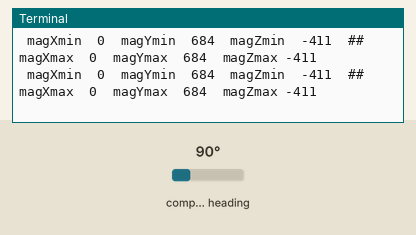
Recording of a program running on a simulated Raspberry Pi (BCM pin numbers). Parts: the last lines printed to the terminal. The inputs (shaded band) are chosen by the test bench; at power-on: compass heading 90°. The clock reads 2024-03-15 10:24:30 at power-on unless the program sets it.

Above: at 2.2 s.
2.3 s: compass heading set to 7°
At 3.2 s:
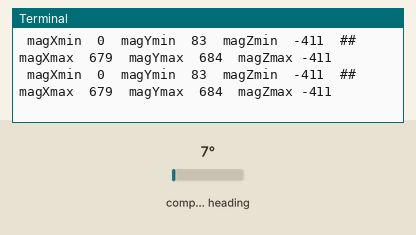
3.8 s: compass heading set to 180°
At 4.9 s:
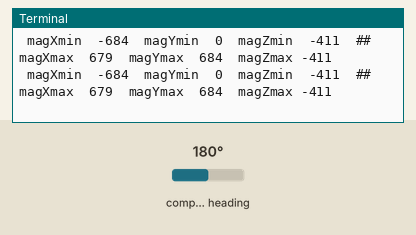
Timing chart, 0 to 6.8 s (numbered marks = the images above; inputs shaded):
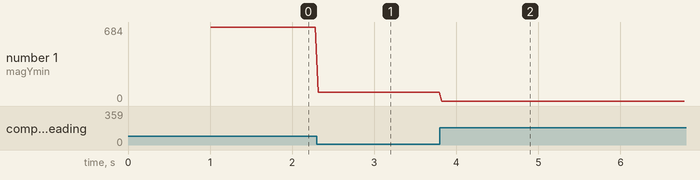

The program:

calibrateBerryIMU.py
```python
#!/usr/bin/python
#   This program is used to calibrate the compass on a BerryIMUv1 or
#   BerryIMUv2.
#
#   Start this program and rotate your BerryIMU in all directions.
#   You will see the maximum and minimum values change.
#   After about 30secs or when the values are not changing, press Ctrl-C.
#   The program will printout some text which you then need to add to
#   berryIMU.py or berryIMU-simple.py


import sys,signal,os
import time
import math

import IMU
import datetime


def handle_ctrl_c(signal, frame):
    print(" ")
    print("magXmin = ",  magXmin)
    print("magYmin = ",  magYmin)
    print("magZmin = ",  magZmin)
    print("magXmax = ",  magXmax)
    print("magYmax = ",  magYmax)
    print("magZmax = ",  magZmax)
    sys.exit(130) # 130 is standard exit code for ctrl-c


IMU.detectIMU()
IMU.initIMU()

#This will capture exit when using Ctrl-C
signal.signal(signal.SIGINT, handle_ctrl_c)


a = datetime.datetime.now()


#Preload the variables used to keep track of the minimum and maximum values
magXmin = 32767
magYmin = 32767
magZmin = 32767
magXmax = -32767
magYmax = -32767
magZmax = -32767


while True:

    #Read magnetometer values
    MAGx = IMU.readMAGx()
    MAGy = IMU.readMAGy()
    MAGz = IMU.readMAGz()


    if MAGx > magXmax:
        magXmax = MAGx
    if MAGy > magYmax:
        magYmax = MAGy
    if MAGz > magZmax:
        magZmax = MAGz

    if MAGx < magXmin:
        magXmin = MAGx
    if MAGy < magYmin:
        magYmin = MAGy
    if MAGz < magZmin:
        magZmin = MAGz

    print(" magXmin  %i  magYmin  %i  magZmin  %i  ## magXmax  %i  magYmax  %i  magZmax %i  " %(magXmin,magYmin,magZmin,magXmax,magYmax,magZmax))


    #slow program down a bit, makes the output more readable
    time.sleep(0.03)
```

IMU.py
```python
import smbus
bus = smbus.SMBus(1)
from LSM9DS0 import *
from LSM9DS1 import *
import time


LSM9DS0 = 1


def detectIMU():
    #Detect which version of BerryIMU is connected.
    #BerryIMUv1 uses the LSM9DS0
    #BerryIMUv2 uses the LSM9DS1
    global LSM9DS0


    try:
        #Check for LSM9DS0
        #If no LSM9DS0 is conencted, there will be an I2C bus error and the program will exit.
        #This section of code stops this from happening.
        LSM9DS0_WHO_G_response = (bus.read_byte_data(LSM9DS0_GYR_ADDRESS, LSM9DS0_WHO_AM_I_G))
        LSM9DS0_WHO_XM_response = (bus.read_byte_data(LSM9DS0_ACC_ADDRESS, LSM9DS0_WHO_AM_I_XM))
    except IOError as e:
        print('')        #need to do something here, so we just print a space
    else:
        if (LSM9DS0_WHO_G_response == 0xd4) and (LSM9DS0_WHO_XM_response == 0x49):
            print("Found LSM9DS0")
            LSM9DS0 = 1


    try:
        #Check for LSM9DS1
        #If no LSM9DS1 is conencted, there will be an I2C bus error and the program will exit.
        #This section of code stops this from happening.
        LSM9DS1_WHO_XG_response = (bus.read_byte_data(LSM9DS1_GYR_ADDRESS, LSM9DS1_WHO_AM_I_XG))
        LSM9DS1_WHO_M_response = (bus.read_byte_data(LSM9DS1_MAG_ADDRESS, LSM9DS1_WHO_AM_I_M))

    except IOError as f:
        print('')        #need to do something here, so we just print a space
    else:
        if (LSM9DS1_WHO_XG_response == 0x68) and (LSM9DS1_WHO_M_response == 0x3d):
            print("Found LSM9DS1")
            LSM9DS0 = 0

    time.sleep(1)


def writeAG(register,value):
        bus.write_byte_data(ACC_ADDRESS , register, value)
        return -1

def writeACC(register,value):
        bus.write_byte_data(ACC_ADDRESS , register, value)
        return -1

def writeMAG(register,value):
        bus.write_byte_data(MAG_ADDRESS, register, value)
        return -1

def writeGRY(register,value):
        bus.write_byte_data(GYR_ADDRESS, register, value)
        return -1


def readACCx():
        acc_l = bus.read_byte_data(ACC_ADDRESS, OUT_X_L_XL)
        acc_h = bus.read_byte_data(ACC_ADDRESS, OUT_X_H_XL)
        acc_combined = (acc_l | acc_h <<8)

        return acc_combined  if acc_combined < 32768 else acc_combined - 65536


def readACCy():
        acc_l = bus.read_byte_data(ACC_ADDRESS, OUT_Y_L_XL)
        acc_h = bus.read_byte_data(ACC_ADDRESS, OUT_Y_H_XL)
        acc_combined = (acc_l | acc_h <<8)

        return acc_combined  if acc_combined < 32768 else acc_combined - 65536


def readACCz():
        acc_l = bus.read_byte_data(ACC_ADDRESS, OUT_Z_L_XL)
        acc_h = bus.read_byte_data(ACC_ADDRESS, OUT_Z_H_XL)
        acc_combined = (acc_l | acc_h <<8)

        return acc_combined  if acc_combined < 32768 else acc_combined - 65536


def readMAGx():
        mag_l = bus.read_byte_data(MAG_ADDRESS, OUT_X_L_M)
        mag_h = bus.read_byte_data(MAG_ADDRESS, OUT_X_H_M)
        mag_combined = (mag_l | mag_h <<8)
        return mag_combined  if mag_combined < 32768 else mag_combined - 65536


def readMAGy():
        mag_l = bus.read_byte_data(MAG_ADDRESS, OUT_Y_L_M)
        mag_h = bus.read_byte_data(MAG_ADDRESS, OUT_Y_H_M)
        mag_combined = (mag_l | mag_h <<8)

        return mag_combined  if mag_combined < 32768 else mag_combined - 65536


def readMAGz():
        mag_l = bus.read_byte_data(MAG_ADDRESS, OUT_Z_L_M)
        mag_h = bus.read_byte_data(MAG_ADDRESS, OUT_Z_H_M)
        mag_combined = (mag_l | mag_h <<8)

        return mag_combined  if mag_combined < 32768 else mag_combined - 65536


def readGYRx():
        gyr_l = bus.read_byte_data(GYR_ADDRESS, OUT_X_L_G)
        gyr_h = bus.read_byte_data(GYR_ADDRESS, OUT_X_H_G)
        gyr_combined = (gyr_l | gyr_h <<8)

        return gyr_combined  if gyr_combined < 32768 else gyr_combined - 65536


def readGYRy():
        gyr_l = bus.read_byte_data(GYR_ADDRESS, OUT_Y_L_G)
        gyr_h = bus.read_byte_data(GYR_ADDRESS, OUT_Y_H_G)
        gyr_combined = (gyr_l | gyr_h <<8)

        return gyr_combined  if gyr_combined < 32768 else gyr_combined - 65536

def readGYRz():
        gyr_l = bus.read_byte_data(GYR_ADDRESS, OUT_Z_L_G)
        gyr_h = bus.read_byte_data(GYR_ADDRESS, OUT_Z_H_G)
        gyr_combined = (gyr_l | gyr_h <<8)

        return gyr_combined  if gyr_combined < 32768 else gyr_combined - 65536


def writeACC(register,value):
    if(LSM9DS0):
        bus.write_byte_data(LSM9DS0_ACC_ADDRESS , register, value)
    else:
        bus.write_byte_data(LSM9DS1_ACC_ADDRESS , register, value)
    return -1


def writeMAG(register,value):
    if(LSM9DS0):
        bus.write_byte_data(LSM9DS0_MAG_ADDRESS, register, value)
    else:
        bus.write_byte_data(LSM9DS1_MAG_ADDRESS , register, value)
        return -1

def writeGRY(register,value):
    if(LSM9DS0):
        bus.write_byte_data(LSM9DS0_GYR_ADDRESS, register, value)
    else:
        bus.write_byte_data(LSM9DS1_GYR_ADDRESS , register, value)
        return -1


def readACCx():
    if (LSM9DS0):
        acc_l = bus.read_byte_data(LSM9DS0_ACC_ADDRESS, LSM9DS0_OUT_X_L_A)
        acc_h = bus.read_byte_data(LSM9DS0_ACC_ADDRESS, LSM9DS0_OUT_X_H_A)
    else:
        acc_l = bus.read_byte_data(LSM9DS1_ACC_ADDRESS, LSM9DS1_OUT_X_L_XL)
        acc_h = bus.read_byte_data(LSM9DS1_ACC_ADDRESS, LSM9DS1_OUT_X_H_XL)

    acc_combined = (acc_l | acc_h <<8)
    return acc_combined  if acc_combined < 32768 else acc_combined - 65536


def readACCy():
    if (LSM9DS0):
        acc_l = bus.read_byte_data(LSM9DS0_ACC_ADDRESS, LSM9DS0_OUT_Y_L_A)
        acc_h = bus.read_byte_data(LSM9DS0_ACC_ADDRESS, LSM9DS0_OUT_Y_H_A)
    else:
        acc_l = bus.read_byte_data(LSM9DS1_ACC_ADDRESS, LSM9DS1_OUT_Y_L_XL)
        acc_h = bus.read_byte_data(LSM9DS1_ACC_ADDRESS, LSM9DS1_OUT_Y_H_XL)

    acc_combined = (acc_l | acc_h <<8)
    return acc_combined  if acc_combined < 32768 else acc_combined - 65536


def readACCz():
    if (LSM9DS0):
        acc_l = bus.read_byte_data(LSM9DS0_ACC_ADDRESS, LSM9DS0_OUT_Z_L_A)
        acc_h = bus.read_byte_data(LSM9DS0_ACC_ADDRESS, LSM9DS0_OUT_Z_H_A)
    else:
        acc_l = bus.read_byte_data(LSM9DS1_ACC_ADDRESS, LSM9DS1_OUT_Z_L_XL)
        acc_h = bus.read_byte_data(LSM9DS1_ACC_ADDRESS, LSM9DS1_OUT_Z_H_XL)

    acc_combined = (acc_l | acc_h <<8)
    return acc_combined  if acc_combined < 32768 else acc_combined - 65536


def readMAGx():
    if (LSM9DS0):
        mag_l = bus.read_byte_data(LSM9DS0_MAG_ADDRESS, LSM9DS0_OUT_X_L_M)
        mag_h = bus.read_byte_data(LSM9DS0_MAG_ADDRESS, LSM9DS0_OUT_X_H_M)
    else:
        mag_l = bus.read_byte_data(LSM9DS1_MAG_ADDRESS, LSM9DS1_OUT_X_L_M)
        mag_h = bus.read_byte_data(LSM9DS1_MAG_ADDRESS, LSM9DS1_OUT_X_H_M)

    mag_combined = (mag_l | mag_h <<8)
    return mag_combined  if mag_combined < 32768 else mag_combined - 65536


def readMAGy():
    if (LSM9DS0):
        mag_l = bus.read_byte_data(LSM9DS0_MAG_ADDRESS, LSM9DS0_OUT_Y_L_M)
        mag_h = bus.read_byte_data(LSM9DS0_MAG_ADDRESS, LSM9DS0_OUT_Y_H_M)
    else:
        mag_l = bus.read_byte_data(LSM9DS1_MAG_ADDRESS, LSM9DS1_OUT_Y_L_M)
        mag_h = bus.read_byte_data(LSM9DS1_MAG_ADDRESS, LSM9DS1_OUT_Y_H_M)

    mag_combined = (mag_l | mag_h <<8)
    return mag_combined  if mag_combined < 32768 else mag_combined - 65536


def readMAGz():
    if (LSM9DS0):
        mag_l = bus.read_byte_data(LSM9DS0_MAG_ADDRESS, LSM9DS0_OUT_Z_L_M)
        mag_h = bus.read_byte_data(LSM9DS0_MAG_ADDRESS, LSM9DS0_OUT_Z_H_M)
    else:
        mag_l = bus.read_byte_data(LSM9DS1_MAG_ADDRESS, LSM9DS1_OUT_Z_L_M)
        mag_h = bus.read_byte_data(LSM9DS1_MAG_ADDRESS, LSM9DS1_OUT_Z_H_M)

    mag_combined = (mag_l | mag_h <<8)
    return mag_combined  if mag_combined < 32768 else mag_combined - 65536


def readGYRx():
    if (LSM9DS0):
        gyr_l = bus.read_byte_data(LSM9DS0_GYR_ADDRESS, LSM9DS0_OUT_X_L_G)
        gyr_h = bus.read_byte_data(LSM9DS0_GYR_ADDRESS, LSM9DS0_OUT_X_H_G)
    else:
        gyr_l = bus.read_byte_data(LSM9DS1_GYR_ADDRESS, LSM9DS1_OUT_X_L_G)
        gyr_h = bus.read_byte_data(LSM9DS1_GYR_ADDRESS, LSM9DS1_OUT_X_H_G)

    gyr_combined = (gyr_l | gyr_h <<8)
    return gyr_combined  if gyr_combined < 32768 else gyr_combined - 65536


def readGYRy():
    if (LSM9DS0):
        gyr_l = bus.read_byte_data(LSM9DS0_GYR_ADDRESS, LSM9DS0_OUT_Y_L_G)
        gyr_h = bus.read_byte_data(LSM9DS0_GYR_ADDRESS, LSM9DS0_OUT_Y_H_G)
    else:
        gyr_l = bus.read_byte_data(LSM9DS1_GYR_ADDRESS, LSM9DS1_OUT_Y_L_G)
        gyr_h = bus.read_byte_data(LSM9DS1_GYR_ADDRESS, LSM9DS1_OUT_Y_H_G)

    gyr_combined = (gyr_l | gyr_h <<8)
    return gyr_combined  if gyr_combined < 32768 else gyr_combined - 65536

def readGYRz():
    if (LSM9DS0):
        gyr_l = bus.read_byte_data(LSM9DS0_GYR_ADDRESS, LSM9DS0_OUT_Z_L_G)
        gyr_h = bus.read_byte_data(LSM9DS0_GYR_ADDRESS, LSM9DS0_OUT_Z_H_G)
    else:
        gyr_l = bus.read_byte_data(LSM9DS1_GYR_ADDRESS, LSM9DS1_OUT_Z_L_G)
        gyr_h = bus.read_byte_data(LSM9DS1_GYR_ADDRESS, LSM9DS1_OUT_Z_H_G)

    gyr_combined = (gyr_l | gyr_h <<8)
    return gyr_combined  if gyr_combined < 32768 else gyr_combined - 65536


def initIMU():

    if (LSM9DS0):   #For BerryIMUv1

        #initialise the accelerometer
        writeACC(LSM9DS0_CTRL_REG1_XM, 0b01100111)  #z,y,x axis enabled, continuos update,  100Hz data rate
        writeACC(LSM9DS0_CTRL_REG2_XM, 0b00011000)  #+/- 8G full scale

        #initialise the magnetometer
        writeMAG(LSM9DS0_CTRL_REG5_XM, 0b11110000)  #Temp enable, M data rate = 50Hz
        writeMAG(LSM9DS0_CTRL_REG6_XM, 0b01100000)  #+/-12gauss
        writeMAG(LSM9DS0_CTRL_REG7_XM, 0b00000000)  #Continuous-conversion mode

        #initialise the gyroscope
        writeGRY(LSM9DS0_CTRL_REG1_G, 0b00001111)   #Normal power mode, all axes enabled
        writeGRY(LSM9DS0_CTRL_REG4_G, 0b00110000)   #Continuos update, 2000 dps full scale

    else:       #For BerryIMUv2
        #initialise the gyroscope
        writeGRY(LSM9DS1_CTRL_REG4,0b00111000)      #z, y, x axis enabled for gyro
        writeGRY(LSM9DS1_CTRL_REG1_G,0b10111000)    #Gyro ODR = 476Hz, 2000 dps
        writeGRY(LSM9DS1_ORIENT_CFG_G,0b10111000)   #Swap orientation

        #initialise the accelerometer
        writeACC(LSM9DS1_CTRL_REG5_XL,0b00111000)   #z, y, x axis enabled for accelerometer
        writeACC(LSM9DS1_CTRL_REG6_XL,0b00111000)   #+/- 8g

        #initialise the magnetometer
        writeMAG(LSM9DS1_CTRL_REG1_M, 0b10011100)   #Temp compensation enabled,Low power mode mode,80Hz ODR
        writeMAG(LSM9DS1_CTRL_REG2_M, 0b01000000)   #+/-12gauss
        writeMAG(LSM9DS1_CTRL_REG3_M, 0b00000000)   #continuos update
        writeMAG(LSM9DS1_CTRL_REG4_M, 0b00000000)   #lower power mode for Z axis
```

LSM9DS0.py
```python
LSM9DS0_MAG_ADDRESS	=	0x1E
LSM9DS0_ACC_ADDRESS	=	0x1E
LSM9DS0_GYR_ADDRESS =       0x6A

#LSM9DS0 Gyro Registers
LSM9DS0_WHO_AM_I_G	=	0x0F
LSM9DS0_CTRL_REG1_G	=	0x20
LSM9DS0_CTRL_REG2_G	=	0x21
LSM9DS0_CTRL_REG3_G	=	0x22
LSM9DS0_CTRL_REG4_G	=	0x23
LSM9DS0_CTRL_REG5_G	=	0x24
LSM9DS0_REFERENCE_G	=	0x25
LSM9DS0_STATUS_REG_G	=	0x27
LSM9DS0_OUT_X_L_G	=	0x28
LSM9DS0_OUT_X_H_G	=	0x29
LSM9DS0_OUT_Y_L_G	=	0x2A
LSM9DS0_OUT_Y_H_G	=	0x2B
LSM9DS0_OUT_Z_L_G	=	0x2C
LSM9DS0_OUT_Z_H_G	=	0x2D
LSM9DS0_FIFO_CTRL_REG_G	=	0x2E
LSM9DS0_FIFO_SRC_REG_G	=	0x2F
LSM9DS0_INT1_CFG_G	=	0x30
LSM9DS0_INT1_SRC_G	=	0x31
LSM9DS0_INT1_THS_XH_G	=	0x32
LSM9DS0_INT1_THS_XL_G	=	0x33
LSM9DS0_INT1_THS_YH_G	=	0x34
LSM9DS0_INT1_THS_YL_G	=	0x35
LSM9DS0_INT1_THS_ZH_G	=	0x36
LSM9DS0_INT1_THS_ZL_G	=	0x37
LSM9DS0_INT1_DURATION_G	=	0x38

#LSM9DS0 Accel and Magneto Registers
LSM9DS0_OUT_TEMP_L_XM	=	0x05
LSM9DS0_OUT_TEMP_H_XM	=	0x06
LSM9DS0_STATUS_REG_M	=	0x07
LSM9DS0_OUT_X_L_M	=	0x08
LSM9DS0_OUT_X_H_M	=	0x09
LSM9DS0_OUT_Y_L_M	=	0x0A
LSM9DS0_OUT_Y_H_M	=	0x0B
LSM9DS0_OUT_Z_L_M	=	0x0C
LSM9DS0_OUT_Z_H_M	=	0x0D
LSM9DS0_WHO_AM_I_XM	=	0x0F
LSM9DS0_INT_CTRL_REG_M	=	0x12
LSM9DS0_INT_SRC_REG_M	=	0x13
LSM9DS0_INT_THS_L_M	=	0x14
LSM9DS0_INT_THS_H_M	=	0x15
LSM9DS0_OFFSET_X_L_M	=	0x16
LSM9DS0_OFFSET_X_H_M	=	0x17
LSM9DS0_OFFSET_Y_L_M	=	0x18
LSM9DS0_OFFSET_Y_H_M	=	0x19
LSM9DS0_OFFSET_Z_L_M	=	0x1A
LSM9DS0_OFFSET_Z_H_M	=	0x1B
LSM9DS0_REFERENCE_X	=	0x1C
LSM9DS0_REFERENCE_Y	=	0x1D
LSM9DS0_REFERENCE_Z	=	0x1E
LSM9DS0_CTRL_REG0_XM	=	0x1F
LSM9DS0_CTRL_REG1_XM	=	0x20
LSM9DS0_CTRL_REG2_XM	=	0x21
LSM9DS0_CTRL_REG3_XM	=	0x22
LSM9DS0_CTRL_REG4_XM	=	0x23
LSM9DS0_CTRL_REG5_XM	=	0x24
LSM9DS0_CTRL_REG6_XM	=	0x25
LSM9DS0_CTRL_REG7_XM	=	0x26
LSM9DS0_STATUS_REG_A	=	0x27
LSM9DS0_OUT_X_L_A	=	0x28
LSM9DS0_OUT_X_H_A	=	0x29
LSM9DS0_OUT_Y_L_A	=	0x2A
LSM9DS0_OUT_Y_H_A	=	0x2B
LSM9DS0_OUT_Z_L_A	=	0x2C
LSM9DS0_OUT_Z_H_A	=	0x2D
LSM9DS0_FIFO_CTRL_REG	=	0x2E
LSM9DS0_FIFO_SRC_REG	=	0x2F
LSM9DS0_INT_GEN_1_REG	=	0x30
LSM9DS0_INT_GEN_1_SRC	=	0x31
LSM9DS0_INT_GEN_1_THS	=	0x32
LSM9DS0_INT_GEN_1_DURATION	=	0x33
LSM9DS0_INT_GEN_2_REG	=	0x34
LSM9DS0_INT_GEN_2_SRC	=	0x35
LSM9DS0_INT_GEN_2_THS	=	0x36
LSM9DS0_INT_GEN_2_DURATION	=	0x37
LSM9DS0_CLICK_CFG	=	0x38
LSM9DS0_CLICK_SRC	=	0x39
LSM9DS0_CLICK_THS	=	0x3A
LSM9DS0_TIME_LIMIT	=	0x3B
LSM9DS0_TIME_LATENCY	=	0x3C
LSM9DS0_TIME_WINDOW	=	0x3D
```

LSM9DS1.py
```python
LSM9DS1_MAG_ADDRESS	= 0x1C	#Would be 0x1E if SDO_M is HIGH
LSM9DS1_ACC_ADDRESS	= 0x6A
LSM9DS1_GYR_ADDRESS = 0x6A  #Would be 0x6B if SDO_AG is HIGH


#/////////////////////////////////////////
#// LSM9DS1 Accel/Gyro (XL/G) Registers //
#/////////////////////////////////////////
LSM9DS1_ACT_THS				= 0x04
LSM9DS1_ACT_DUR				= 0x05
LSM9DS1_INT_GEN_CFG_XL		= 0x06
LSM9DS1_INT_GEN_THS_X_XL	= 0x07
LSM9DS1_INT_GEN_THS_Y_XL	= 0x08
LSM9DS1_INT_GEN_THS_Z_XL	= 0x09
LSM9DS1_INT_GEN_DUR_XL		= 0x0A
LSM9DS1_REFERENCE_G			= 0x0B
LSM9DS1_INT1_CTRL			= 0x0C
LSM9DS1_INT2_CTRL			= 0x0D
LSM9DS1_WHO_AM_I_XG			= 0x0F
LSM9DS1_CTRL_REG1_G			= 0x10
LSM9DS1_CTRL_REG2_G			= 0x11
LSM9DS1_CTRL_REG3_G			= 0x12
LSM9DS1_ORIENT_CFG_G		= 0x13
LSM9DS1_INT_GEN_SRC_G		= 0x14
LSM9DS1_OUT_TEMP_L			= 0x15
LSM9DS1_OUT_TEMP_H			= 0x16
LSM9DS1_STATUS_REG_0		= 0x17
LSM9DS1_OUT_X_L_G			= 0x18
LSM9DS1_OUT_X_H_G			= 0x19
LSM9DS1_OUT_Y_L_G			= 0x1A
LSM9DS1_OUT_Y_H_G			= 0x1B
LSM9DS1_OUT_Z_L_G			= 0x1C
LSM9DS1_OUT_Z_H_G			= 0x1D
LSM9DS1_CTRL_REG4			= 0x1E
LSM9DS1_CTRL_REG5_XL		= 0x1F
LSM9DS1_CTRL_REG6_XL		= 0x20
LSM9DS1_CTRL_REG7_XL		= 0x21
LSM9DS1_CTRL_REG8			= 0x22
LSM9DS1_CTRL_REG9			= 0x23
LSM9DS1_CTRL_REG10			= 0x24
LSM9DS1_INT_GEN_SRC_XL		= 0x26
LSM9DS1_STATUS_REG_1		= 0x27
LSM9DS1_OUT_X_L_XL			= 0x28
LSM9DS1_OUT_X_H_XL			= 0x29
LSM9DS1_OUT_Y_L_XL			= 0x2A
LSM9DS1_OUT_Y_H_XL			= 0x2B
LSM9DS1_OUT_Z_L_XL			= 0x2C
LSM9DS1_OUT_Z_H_XL			= 0x2D
LSM9DS1_FIFO_CTRL			= 0x2E
LSM9DS1_FIFO_SRC			= 0x2F
LSM9DS1_INT_GEN_CFG_G		= 0x30
LSM9DS1_INT_GEN_THS_XH_G	= 0x31
LSM9DS1_INT_GEN_THS_XL_G	= 0x32
LSM9DS1_INT_GEN_THS_YH_G	= 0x33
LSM9DS1_INT_GEN_THS_YL_G	= 0x34
LSM9DS1_INT_GEN_THS_ZH_G	= 0x35
LSM9DS1_INT_GEN_THS_ZL_G	= 0x36
LSM9DS1_INT_GEN_DUR_G		= 0x37

#///////////////////////////////
#// LSM9DS1 Magneto Registers //
#///////////////////////////////
LSM9DS1_OFFSET_X_REG_L_M	= 0x05
LSM9DS1_OFFSET_X_REG_H_M	= 0x06
LSM9DS1_OFFSET_Y_REG_L_M	= 0x07
LSM9DS1_OFFSET_Y_REG_H_M	= 0x08
LSM9DS1_OFFSET_Z_REG_L_M	= 0x09
LSM9DS1_OFFSET_Z_REG_H_M	= 0x0A
LSM9DS1_WHO_AM_I_M			= 0x0F
LSM9DS1_CTRL_REG1_M			= 0x20
LSM9DS1_CTRL_REG2_M			= 0x21
LSM9DS1_CTRL_REG3_M			= 0x22
LSM9DS1_CTRL_REG4_M			= 0x23
LSM9DS1_CTRL_REG5_M			= 0x24
LSM9DS1_STATUS_REG_M		= 0x27
LSM9DS1_OUT_X_L_M			= 0x28
LSM9DS1_OUT_X_H_M			= 0x29
LSM9DS1_OUT_Y_L_M			= 0x2A
LSM9DS1_OUT_Y_H_M			= 0x2B
LSM9DS1_OUT_Z_L_M			= 0x2C
LSM9DS1_OUT_Z_H_M			= 0x2D
LSM9DS1_INT_CFG_M			= 0x30
LSM9DS1_INT_SRC_M			= 0x30
LSM9DS1_INT_THS_L_M			= 0x32
LSM9DS1_INT_THS_H_M			= 0x33

#////////////////////////////////
#// LSM9DS1 WHO_AM_I Responses //
#////////////////////////////////
LSM9DS1_WHO_AM_I_AG_RSP		= 0x68
LSM9DS1_WHO_AM_I_M_RSP		= 0x3D
```

Measured:
- after the input at 2.3 s, the terminal: prints a new line at once (image 1)
- after the input at 3.8 s, the terminal: prints a new line at once (image 2)
- plotted number 1: 684 → 83 after the input at 2.3 s
